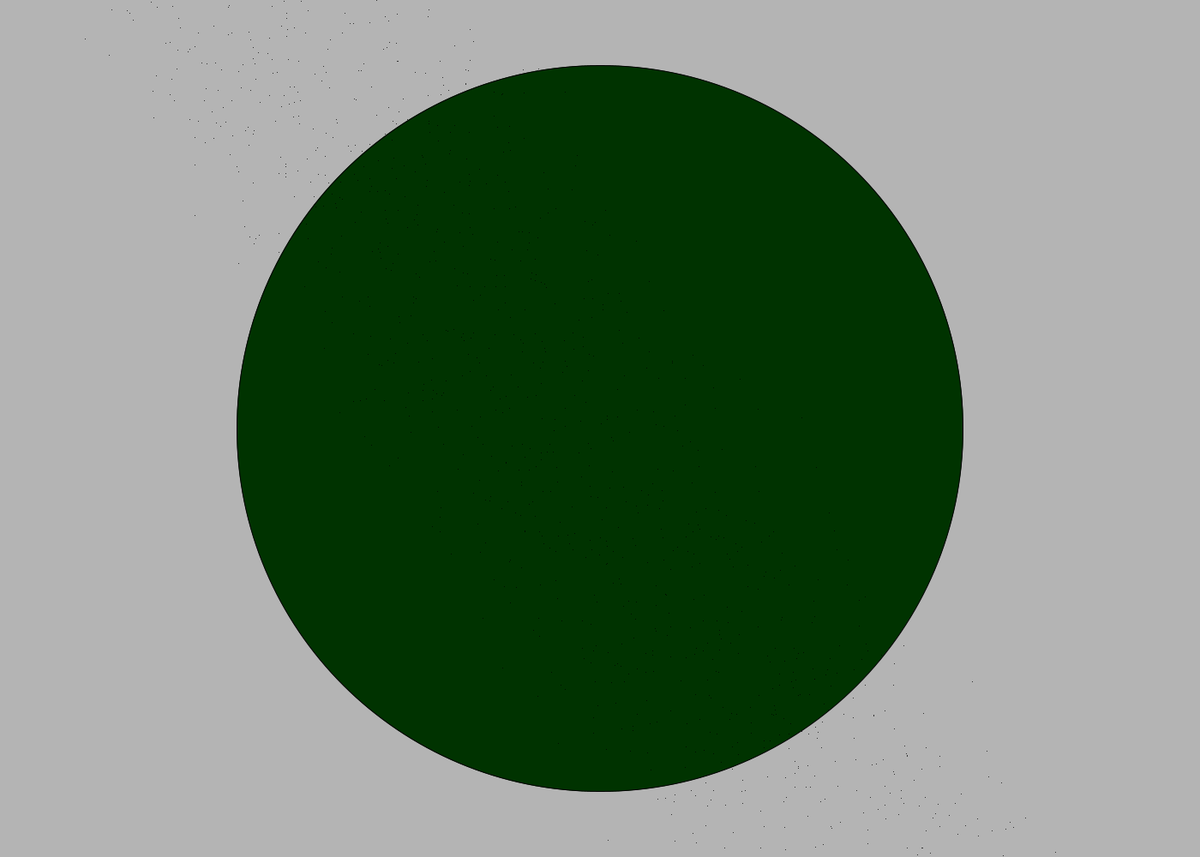
Frame 1 (no input)
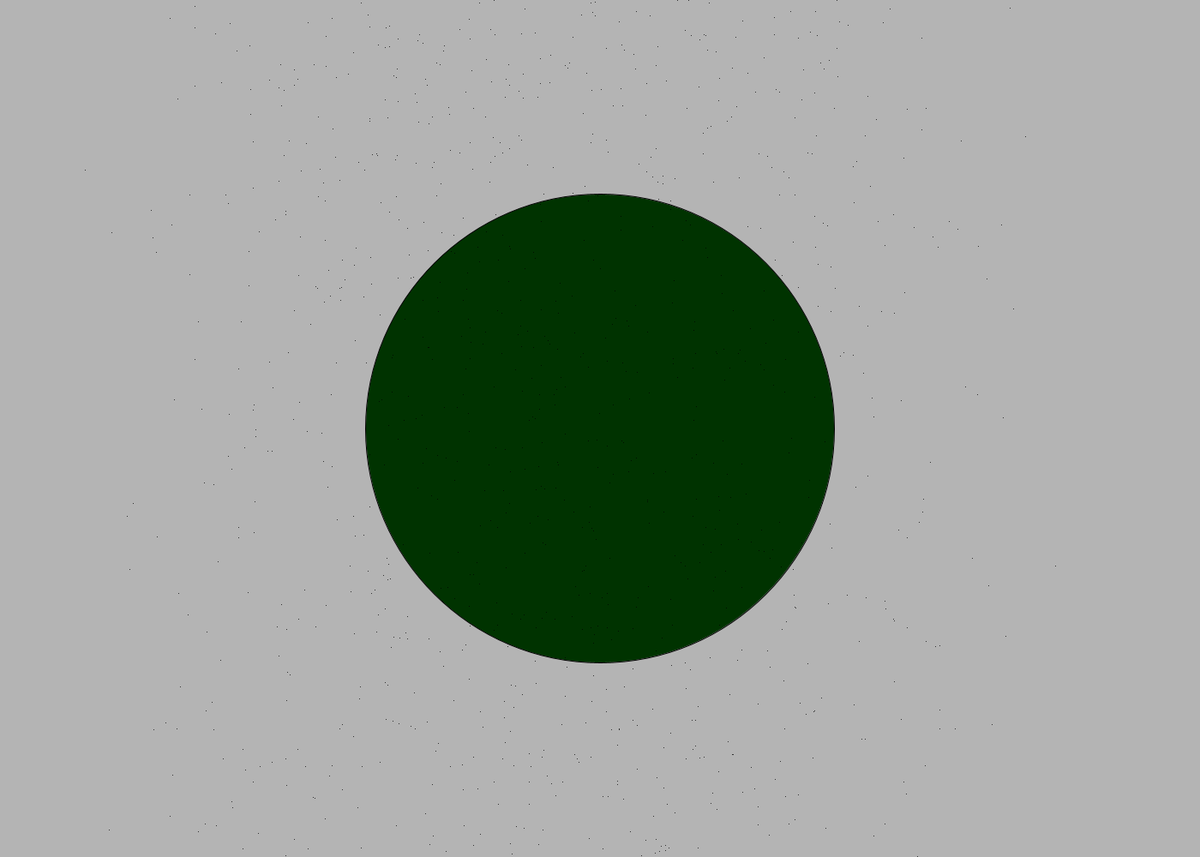
Frame 60 (the mouse pressed at the canvas centre just before this capture)
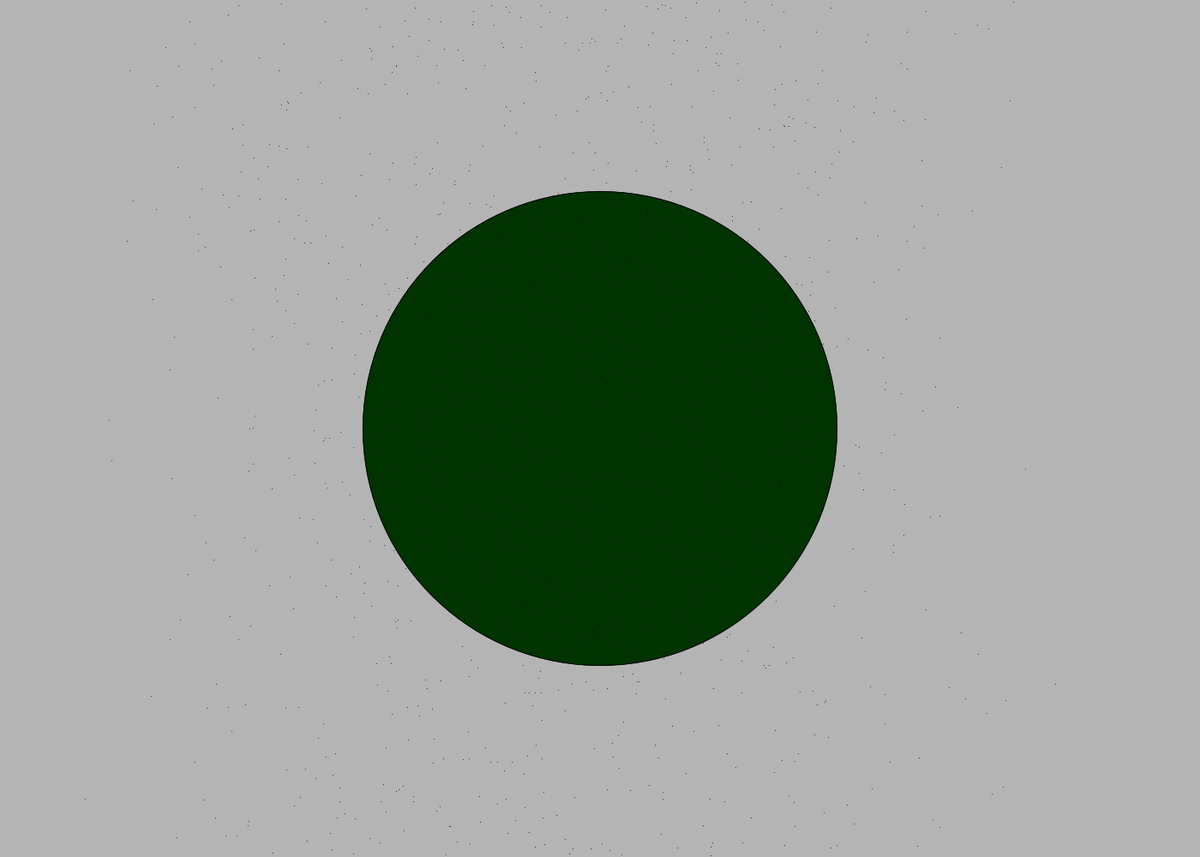
Frame 120 (the mouse held since frame 60 and released just before this capture)

The Processing sketch that drew these frames (run headless with seeded random() and noise(); from frame 60 on, the mouse is pressed at the canvas centre):

// Processing sketch: StereoEllipse
// ── StereoEllipse.pde
//makes a circle smaller, with a noise function. Very similar to rain-static

void setup() {
  size(1400, 1000);
  smooth();
  background(180);
  fill(#003300);
  //frameRate(45);
}
float hw = 0.0;
float x = 0.0;
float y = 0.0;
void draw() {
  background(180);
  hw = hw + 0.01;
  float rhw = noise(hw) * width;
  ellipse(700, 500, rhw, rhw);
  for (int i = 0; i < 1000; i++) {
    x = i / 1000;
    x = noise(i) * width;
    y = i / 1000;
    y = random(1) * height;
    point(x, y); 
  }
}
